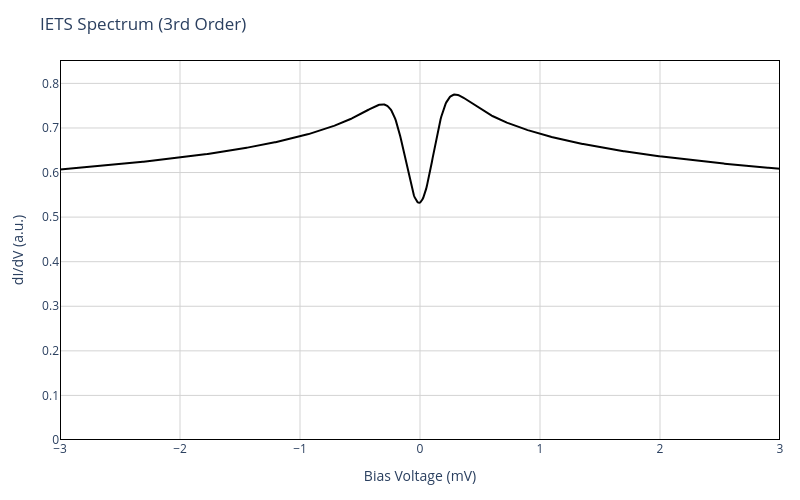

The notebook cell this image was saved under:
### Markdown cell above
## Example of a single spin 1/2 Kondo system

### Code cell
# dIdV Calculation
spinsys=SpinSys([0.5])
spinsys.T=0.5
spinsys.B=[0,0,1] # Magnetic field in Tesla
#vis.plotIETS(spinsys, Vrange=[-3,3], N=500, norm=False, order='2nd')

spinsys.J=[-0.1]  # Set the Kondo coupling strength
spinsys.U=[0.2]  # Set the Coulomb repulsion strength
vis.plotIETS(spinsys, Vrange=[-3, 3], N=1000, norm=False, order='3rd');

### Figure 1 — Plotly figure (JSON) as saved in the notebook; plotly's stock layout.template omitted (floating-point values rounded to 4 significant figures; data arrays with more than 128 entries replaced by an {"elided": "..."} marker saying what was removed)
{"data": [{"line": {"color": "black", "width": 2}, "mode": "lines", "name": "IETS Spectrum", "type": "scatter", "x": {"elided": "1000 float values"}, "y": {"elided": "1000 float values"}}], "layout": {"height": 500, "margin": {"b": 60, "l": 60, "r": 20, "t": 60}, "paper_bgcolor": "white", "plot_bgcolor": "white", "shapes": [{"fillcolor": "rgba(0,0,0,0)", "line": {"color": "black", "width": 2}, "type": "rect", "x0": -3, "x1": 3, "xref": "x", "y0": 0, "y1": 0.8525, "yref": "y"}], "title": {"text": "IETS Spectrum (3rd Order)"}, "width": 800, "xaxis": {"gridcolor": "lightgray", "range": [-3, 3], "showgrid": true, "title": {"text": "Bias Voltage (mV)"}, "zeroline": false}, "yaxis": {"gridcolor": "lightgray", "range": [0, 0.8525], "showgrid": true, "title": {"text": "dI/dV (a.u.)"}, "zeroline": false}}}
